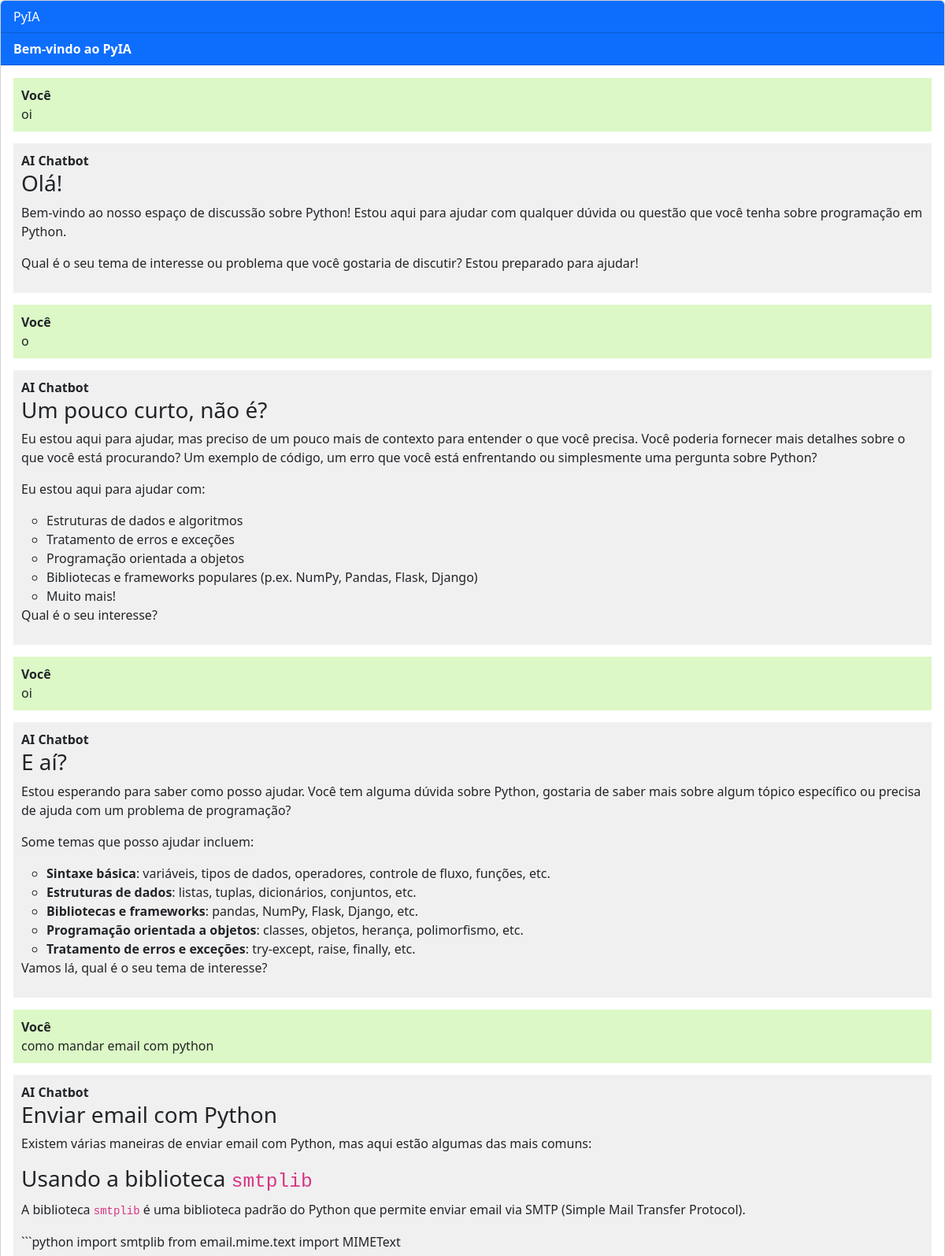
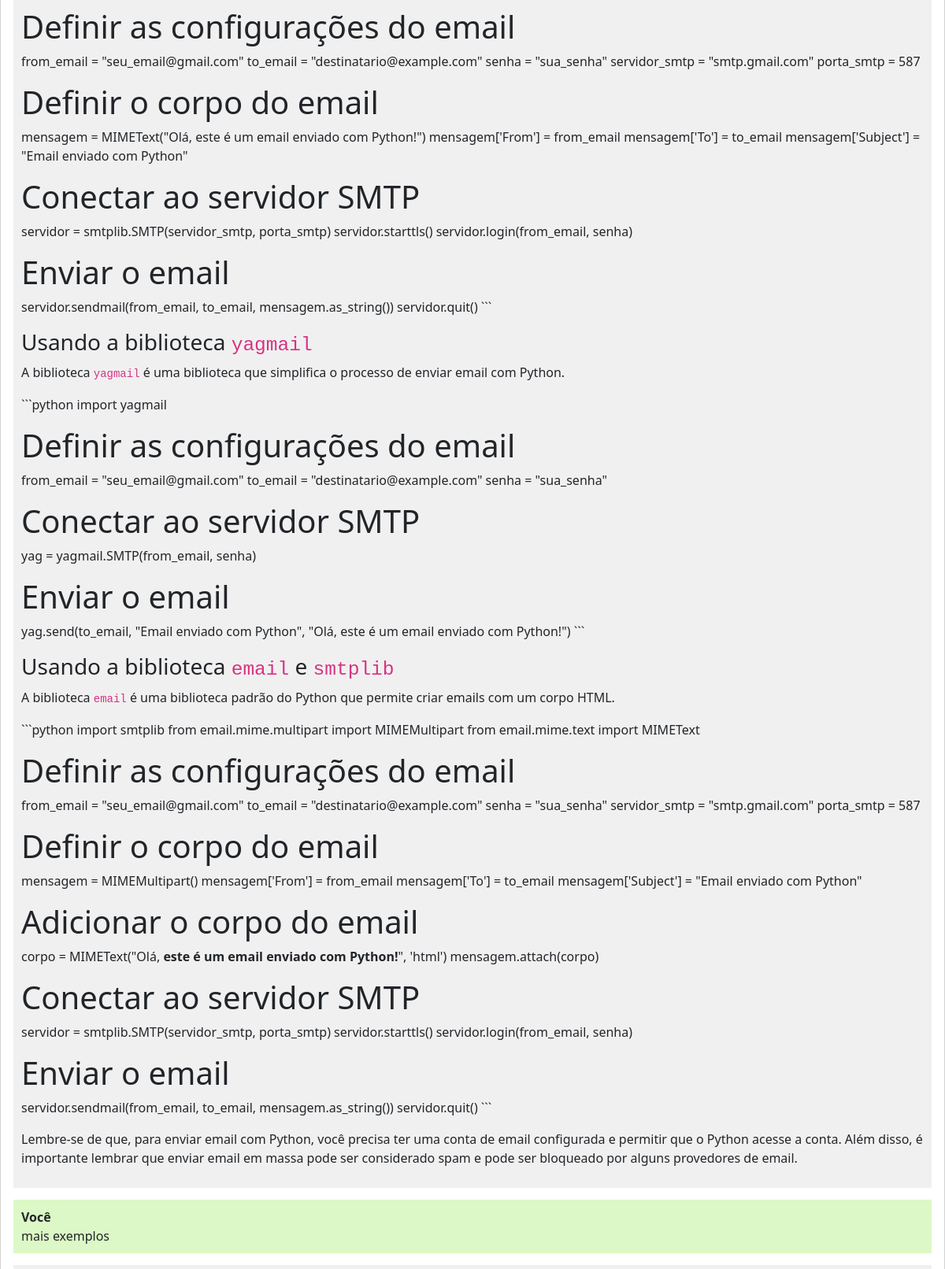
The page / (upper part) on the database its author committed (2 pictures, top to bottom).
### chatbot/models.py (models this page shows, shortened)
class Chat(models.Model):
    message = models.TextField()
    response = models.TextField()
    created_at = models.DateTimeField(auto_now_add=True)

### chatbot/views.py (the view, shortened to what this page needs)
# urls.py: path('', views.chatbot, name='chatbot'),
def chatbot(request):
    chats = Chat.objects.all()
    return render(request, 'chatbot.html', {'chats': chats})

### core/templates/chatbot.html (shortened to what this page needs)
{% extends 'base.html' %}
{% block content %}
<div class="chat-container">
  <div class="card flex-grow-1">
    <div class="card-header bg-primary text-white">PyIA</div>
    <div class="card-header bg-primary text-white"><b>Bem-vindo ao PyIA</b></div>
    <div class="card-body messages-box">
      <ul class="list-unstyled messages-list">
        {% for chat in chats %}
          <li class="message sent">
            <div class="message-text">
              <div class="message-sender">
                <b>Você</b>
              </div>
              <div class="message-content">
                {{chat.message}}
              </div>
            </div>
          </li>
          <li class="message received">
            <div class="message-text">
              <div class="message-sender">
                <b>AI Chatbot</b>
              </div>
              <div class="markdown-content">
                {{chat.response|safe}}
              </div>
            </div>
          </li>
        {% endfor %}
      </ul>
    </div>
    <br><br>
    <br><br>
    <br><br>
  </div>
</div>
{% endblock %}

### core/templates/base.html (shortened to what this page needs)
<!DOCTYPE html>
<html lang="pt-br">
  <head>
    <link href="https://cdn.jsdelivr.net/npm/bootstrap@5.3.3/dist/css/bootstrap.min.css" rel="stylesheet">
  </head>
  <body>
    {% block content %}
    {% endblock %}
  </body>
</html>

### core/templates/chatbot.html (style rules this page uses)
body, html { height: 100%; }
.messages-box { flex: 1; overflow-y: auto; }
.messages-list { padding-left: 0; }
.message { margin-bottom: 15px; list-style: none; }
.message-text { padding: 10px; border-radius: 5px; }
.sent { background-color: #dcf8c6; align-self: flex-end; }
.received { background-color: #f1f0f0; align-self: flex-start; }
.chat-container { height: 100%; display: flex; flex-direction: column; }

### rows shown on the page
Chat: message "oi", response "Olá! Bem-vindo ao nosso espaço de discussão sobre Python! Estou aqui para ajudar com qualquer dúvida ou questão que você tenha sobre programação em Python. Qual é o seu tema de interesse ou problema que você gostaria de discutir? Estou preparado para ajudar!"
Chat: message "o", response "Um pouco curto, não é? Eu estou aqui para ajudar, mas preciso de um pouco mais de contexto para entender o que você precisa. Você poderia fornecer mais detalhes sobre o que você está procurando? Um exemplo de código, um erro que você está enfrentando ou simplesmente uma pergunta sobre Python? Eu estou aqui para ajudar com: Estruturas de dados e algoritmos Tratamento de erros e exceções Programação orientada a objetos Bibliotecas e frameworks populares (p.ex. NumPy, Pandas, Flask, Django) Muito mais! Qual é o seu interesse?"
Chat: message "oi", response "E aí? Estou esperando para saber como posso ajudar. Você tem alguma dúvida sobre Python, gostaria de saber mais sobre algum tópico específico ou precisa de ajuda com um problema de programação? Some temas que posso ajudar incluem: Sintaxe básica : variáveis, tipos de dados, operadores, controle de fluxo, funções, etc. Estruturas de dados : listas, tuplas, dicionários, conjuntos, etc. Bibliotecas e frameworks : pandas, NumPy, Flask, Django, etc. Programação orientada a objetos : classes, objetos, herança, polimorfismo, etc. Tratamento de erros e exceções : try-except, raise, finally, etc. Vamos lá, qual é o seu tema de interesse?"
Chat: message "como mandar email com python", response "Enviar email com Python Existem várias maneiras de enviar email com Python, mas aqui estão algumas das mais comuns: Usando a biblioteca smtplib A biblioteca smtplib é uma biblioteca padrão do Python que permite enviar email via SMTP (Simple Mail Transfer Protocol). ```python import smtplib from email.mime.text import MIMEText Definir as configurações do email from_email = \"seu_email@gmail.com\" to_email = \"destinatario@example.com\" senha = \"sua_senha\" servidor_smtp = \"smtp.gmail.com\" porta_smtp = 587 Definir o corpo do email mensagem = MIMEText(\"Olá, este é um email enviado com Python!\") mensagem['From'] = from_email mensagem['To'] = to_email mensagem['Subject'] = \"Email enviado com Python\"…"
Chat: message "mais exemplos"
